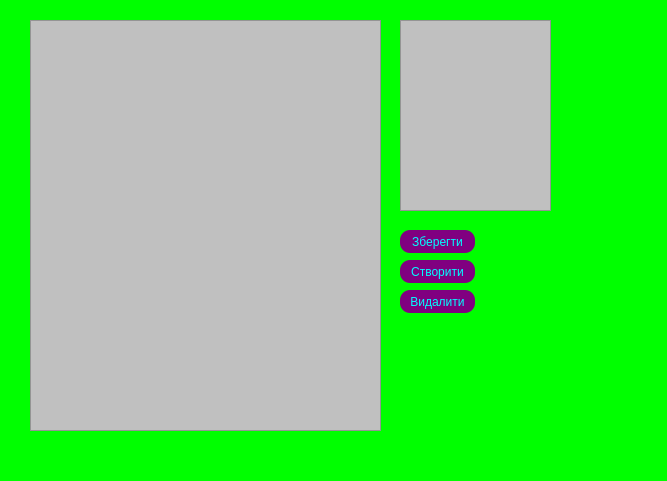
<?xml version="1.0" encoding="UTF-8"?>
<ui version="4.0">
 <class>MainWindow</class>
 <widget class="QMainWindow" name="MainWindow">
  <property name="geometry">
   <rect>
    <x>0</x>
    <y>0</y>
    <width>667</width>
    <height>481</height>
   </rect>
  </property>
  <property name="windowTitle">
   <string>Розумні нотатки</string>
  </property>
  <property name="styleSheet">
   <string notr="true">background-color: #00FF00;</string>
  </property>
  <widget class="QWidget" name="centralwidget">
   <widget class="QTextEdit" name="textEdit">
    <property name="geometry">
     <rect>
      <x>30</x>
      <y>20</y>
      <width>351</width>
      <height>411</height>
     </rect>
    </property>
    <property name="styleSheet">
     <string notr="true">background: #C0C0C0;</string>
    </property>
   </widget>
   <widget class="QListView" name="listView">
    <property name="geometry">
     <rect>
      <x>400</x>
      <y>20</y>
      <width>151</width>
      <height>191</height>
     </rect>
    </property>
    <property name="styleSheet">
     <string notr="true">background: #C0C0C0;</string>
    </property>
   </widget>
   <widget class="QPushButton" name="pushButton">
    <property name="geometry">
     <rect>
      <x>400</x>
      <y>260</y>
      <width>75</width>
      <height>23</height>
     </rect>
    </property>
    <property name="styleSheet">
     <string notr="true">background: #800080;;
border-radius: 10px;
color:#00FFFF</string>
    </property>
    <property name="text">
     <string>Створити</string>
    </property>
   </widget>
   <widget class="QPushButton" name="pushButton_2">
    <property name="geometry">
     <rect>
      <x>400</x>
      <y>290</y>
      <width>75</width>
      <height>23</height>
     </rect>
    </property>
    <property name="styleSheet">
     <string notr="true">background: #800080;;
border-radius: 10px;
color: #00FFFF</string>
    </property>
    <property name="text">
     <string>Видалити</string>
    </property>
   </widget>
   <widget class="QPushButton" name="pushButton_3">
    <property name="geometry">
     <rect>
      <x>400</x>
      <y>230</y>
      <width>75</width>
      <height>23</height>
     </rect>
    </property>
    <property name="styleSheet">
     <string notr="true">background: #800080;
border-radius: 10px;
color:#00FFFF</string>
    </property>
    <property name="text">
     <string>Зберегти</string>
    </property>
   </widget>
  </widget>
 </widget>
 <resources/>
 <connections/>
</ui>
